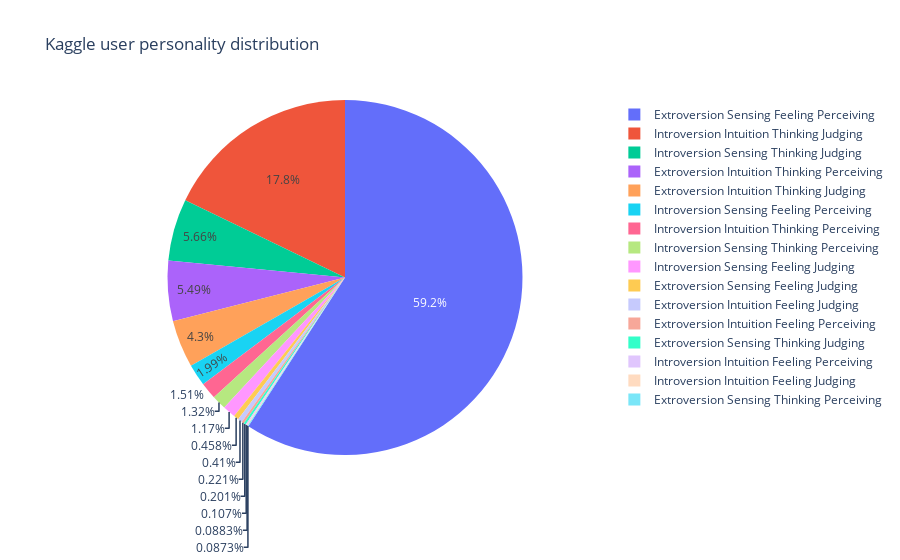

Notebook cell for this chart:
### Code cell
labels = pred_df['description']
sizes = pred_df['percent']*100

trace = go.Pie(labels = labels, values = sizes)
layout = go.Layout(
    title = 'Kaggle user personality distribution')

data = [trace]
fig = go.Figure(data= data, layout = layout)
py.iplot(fig)

### Figure 1 — Plotly figure (JSON) as saved in the notebook; plotly's stock layout.template omitted (floating-point values rounded to 4 significant figures)
{"data": [{"labels": ["Extroversion Sensing Feeling Perceiving", "Introversion Intuition Thinking Judging", "Introversion Sensing Thinking Judging", "Extroversion Intuition Thinking Perceiving", "Extroversion Intuition Thinking Judging", "Introversion Sensing Feeling Perceiving", "Introversion Intuition Thinking Perceiving", "Introversion Sensing Thinking Perceiving", "Introversion Sensing Feeling Judging", "Extroversion Sensing Feeling Judging", "Extroversion Intuition Feeling Judging", "Extroversion Intuition Feeling Perceiving", "Extroversion Sensing Thinking Judging", "Introversion Intuition Feeling Perceiving", "Introversion Intuition Feeling Judging", "Extroversion Sensing Thinking Perceiving"], "type": "pie", "values": [59.17, 17.82, 5.659, 5.488, 4.302, 1.99, 1.512, 1.317, 1.169, 0.4578, 0.41, 0.2207, 0.2008, 0.1072, 0.08835, 0.0873]}], "layout": {"title": {"text": "Kaggle user personality distribution"}}}
